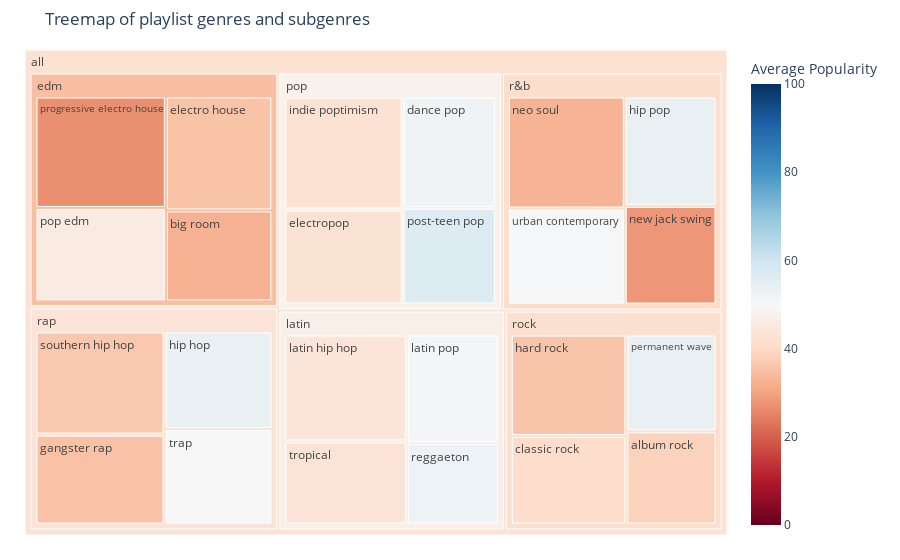

Notebook code for this chart:
### Markdown cell above
**PART 1:**

Using Plotly, create a treemap, representing the hierarchy of the playlist_genres and subgenres, with box sizes mapped from the number of items, and color mapped from the average popularity. Use a non-default, perceptually uniform sequential colormap and set the color range mapped to the whole range of potential values of the average popularity (0-100).

### Code cell
fig = px.treemap(genre_subgenre,
                 path=[px.Constant("all"), 'playlist_genre', 'playlist_subgenre'],
                 values= 'count',
                 color='avg_popularity',
                 color_continuous_scale='RdBu',
                 range_color=[0,100],
                 title='Treemap of playlist genres and subgenres')
fig.update_layout(margin = dict(t=50, l=25, r=25, b=25),
                  coloraxis_colorbar = dict(title='Average Popularity'))
fig.show()

### Figure 1 — Plotly figure (JSON) as saved in the notebook; plotly's stock layout.template omitted (floating-point values rounded to 4 significant figures)
{"data": [{"branchvalues": "total", "customdata": [[38.32], [32.28], [40.81], [52.08], [35.51], [42.73], [35.19], [35.84], [53.77], [53.84], [42.48], [43.48], [51.1], [32.69], [28.03], [54.0], [45.69], [56.83], [26.87], [52.93], [36.47], [50.31], [43.33], [50.52], [34.83], [47.04], [47.74], [41.22], [43.24], [41.73], [42.48]], "domain": {"x": [0, 1], "y": [0, 1]}, "hovertemplate": "labels=%{label}<br>count=%{value}<br>parent=%{parent}<br>id=%{id}<br>avg_popularity=%{color}<extra></extra>", "ids": ["all/rock/album rock", "all/edm/big room", "all/rock/classic rock", "all/pop/dance pop", "all/edm/electro house", "all/pop/electropop", "all/rap/gangster rap", "all/rock/hard rock", "all/rap/hip hop", "all/r&b/hip pop", "all/pop/indie poptimism", "all/latin/latin hip hop", "all/latin/latin pop", "all/r&b/neo soul", "all/r&b/new jack swing", "all/rock/permanent wave", "all/edm/pop edm", "all/pop/post-teen pop", "all/edm/progressive electro house", "all/latin/reggaeton", "all/rap/southern hip hop", "all/rap/trap", "all/latin/tropical", "all/r&b/urban contemporary", "all/edm", "all/latin", "all/pop", "all/r&b", "all/rap", "all/rock", "all"], "labels": ["album rock", "big room", "classic rock", "dance pop", "electro house", "electropop", "gangster rap", "hard rock", "hip hop", "hip pop", "indie poptimism", "latin hip hop", "latin pop", "neo soul", "new jack swing", "permanent wave", "pop edm", "post-teen pop", "progressive electro house", "reggaeton", "southern hip hop", "trap", "tropical", "urban contemporary", "edm", "latin", "pop", "r&b", "rap", "rock", "all"], "marker": {"coloraxis": "coloraxis", "colors": [38.32, 32.28, 40.81, 52.08, 35.51, 42.73, 35.19, 35.84, 53.77, 53.84, 42.48, 43.48, 51.1, 32.69, 28.03, 54.0, 45.69, 56.83, 26.87, 52.93, 36.47, 50.31, 43.33, 50.52, 34.83, 47.04, 47.74, 41.22, 43.24, 41.73, 42.48]}, "name": "", "parents": ["all/rock", "all/edm", "all/rock", "all/pop", "all/edm", "all/pop", "all/rap", "all/rock", "all/rap", "all/r&b", "all/pop", "all/latin", "all/latin", "all/r&b", "all/r&b", "all/rock", "all/edm", "all/pop", "all/edm", "all/latin", "all/rap", "all/rap", "all/latin", "all/r&b", "all", "all", "all", "all", "all", "all", ""], "type": "treemap", "values": [1065, 1206, 1296, 1298, 1511, 1408, 1456, 1485, 1322, 1256, 1672, 1655, 1262, 1637, 1133, 1105, 1517, 1129, 1809, 948, 1674, 1291, 1288, 1405, 6043, 5153, 5507, 5431, 5743, 4951, 32828]}], "layout": {"coloraxis": {"cmax": 100, "cmin": 0, "colorbar": {"title": {"text": "Average Popularity"}}, "colorscale": [[0, "rgb(103,0,31)"], [0.1, "rgb(178,24,43)"], [0.2, "rgb(214,96,77)"], [0.3, "rgb(244,165,130)"], [0.4, "rgb(253,219,199)"], [0.5, "rgb(247,247,247)"], [0.6, "rgb(209,229,240)"], [0.7, "rgb(146,197,222)"], [0.8, "rgb(67,147,195)"], [0.9, "rgb(33,102,172)"], [1, "rgb(5,48,97)"]]}, "legend": {"tracegroupgap": 0}, "margin": {"b": 25, "l": 25, "r": 25, "t": 50}, "title": {"text": "Treemap of playlist genres and subgenres"}}}
